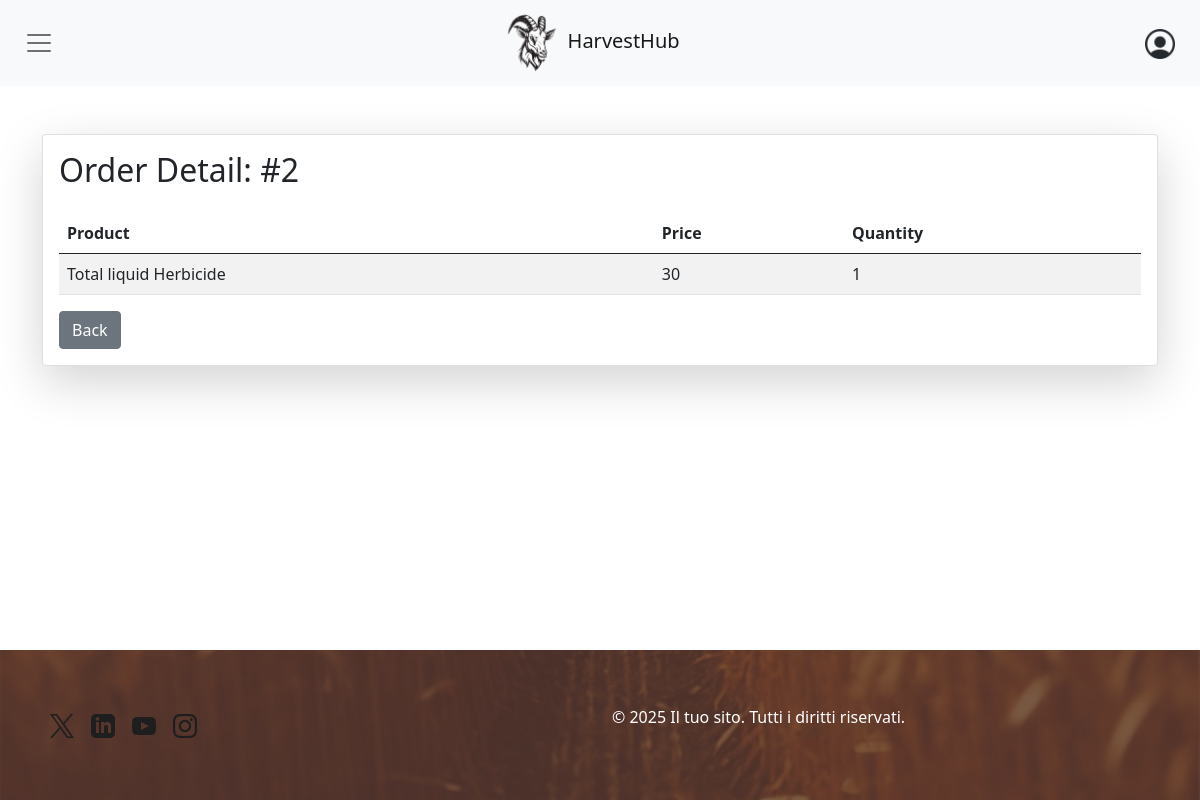
/order-detail.php?ordernum=2 (signed in), run on the app's committed database.
### tables this page shows
CREATE TABLE `richiesta` (
  `riferimento` int(11) NOT NULL,
  `codProdotto` int(11) NOT NULL,
  `quantita` int(11) NOT NULL
);

CREATE TABLE `PRODOTTO` (
  `codProdotto` int(11) NOT NULL,
  `nome` varchar(64) NOT NULL,
  `prezzo` FLOAT NOT NULL,
  `descrizione` varchar(100) NOT NULL,
  `immagine` varchar(200) NOT NULL,
  `disponibilita` int(11) NOT NULL,
  `App_nome` varchar(32) DEFAULT NULL
);

### order-detail.php (called while the page is built)
<?php
require_once 'bootstrap.php';
$templateParams["titolo"] = "Order detail - HarverstHub";
$templateParams["nome"] = "detail-table.php";
$templateParams["styleSheet"] = "css/index.css";
$templateParams["includeSearchbar"] = false;
if (!isUserLoggedIn() && !isAdminLoggedIn()) {
  $templateParams["previousPage"] = "orders.php";
  header('Location: login.php');
  exit;
}
else {
  if(isset($_GET["ordernum"])) {
    $templateParams["orderDetails"] = $dbh->getOrderDetails($_GET["ordernum"]);
    $templateParams["orderNumber"] = $_GET["ordernum"];
  }
}
require 'template/base.php';
?>

### db/database.php (called while the page is built, shortened)
<?php
class DatabaseHelper
{
    private $db;
    public function __construct($servername, $username, $password, $dbname, $port)
    {
        $this->db = new mysqli($servername, $username, $password, $dbname, $port);
    }
    public function getOrderDetails($order_id)
    {
        $stmt = $this->db->prepare("SELECT prodotto.nome, richiesta.quantita, prodotto.prezzo FROM richiesta, prodotto WHERE richiesta.riferimento=? AND richiesta.codProdotto=prodotto.codProdotto");
        $stmt->bind_param("i", $order_id);
        $stmt->execute();
        $result = $stmt->get_result();
        return $result->fetch_all(MYSQLI_ASSOC);
    }
}

### bootstrap.php (called while the page is built, shortened)
<?php
require_once("utils/functions.php");
require_once("db/database.php");
$dbh = new DatabaseHelper("localhost", "root", "", "HarvestHub", 3306);
?>

### utils/functions.php (called while the page is built, shortened)
<?php
function isAdminLoggedIn() {
    return isset($_SESSION["logged"]) && isset($_SESSION["admin"]) && $_SESSION["logged"] && $_SESSION["admin"];
}

### template/detail-table.php (the view)
<div class="container mt-5">
    <div class="card shadow-lg">
      <div class="card-body">
        <h2 class="mb-4">Order Detail: #<?php echo $templateParams["orderNumber"] ?></h2>
        <table class="table table-striped">
          <thead>
            <tr>
              <th>Product</th>
              <th>Price</th>
              <th>Quantity</th>
            </tr>
          </thead>
          <tbody>
            <?php foreach($templateParams["orderDetails"] as $item): ?>
            <tr>
              <td><?php echo $item["nome"] ?></td>
              <td><?php echo $item["prezzo"] ?></td>
              <td><?php echo $item["quantita"] ?></td>
            </tr>
            <?php endforeach; ?>
          </tbody>
        </table>
        <a href="<?php if(isAdminLoggedIn()) echo "./admin-orders.php"; else if(isUserLoggedIn()) echo "./orders.php"; ?>" class="btn btn-secondary">Back</a>
      </div>
    </div>
  </div>

### css/base.css (style rules this page uses)
html,body { display: flex; flex-direction: column; height: 100%; }

### data on the page
richiesta: codProdotto.nome "Total liquid Herbicide", codProdotto.prezzo "30", quantita "1"

### other printed values
$templateParams["orderNumber"] "2"
